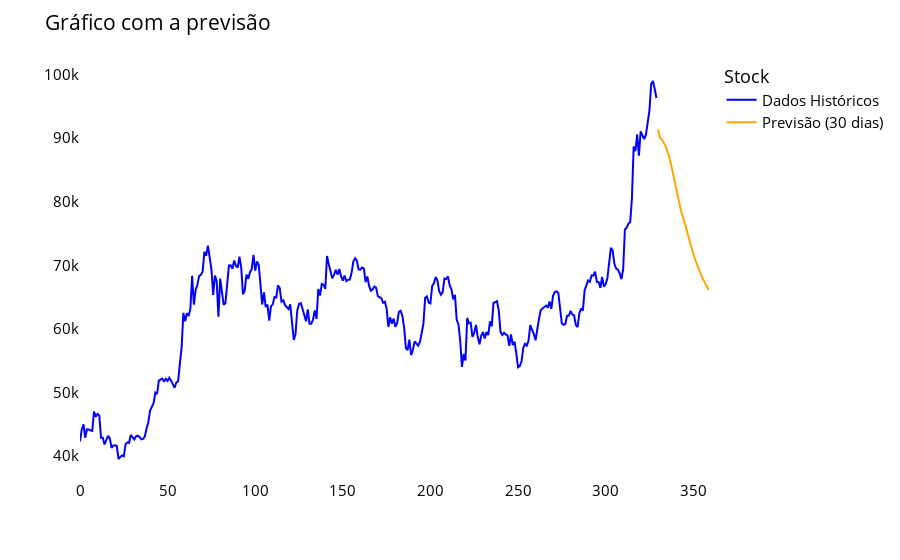

The notebook cell saved with this chart:
### Markdown cell above
<h2>Prevê o valor do Bitcoin para os proximos 30 dias</h2>

### Code cell
lstmdf = closed_date_df.tolist()
lstmdf.extend((np.array(lst_output).reshape(-1, 1)).tolist())
#recupera os valores originais de preço,
lstmdf = scaler.inverse_transform(lstmdf).reshape(1, -1).tolist()[0]

historical_data = lstmdf[:-30]  
forecast_data = lstmdf[-30:]   

grap = px.line(labels={"value": "Stock", "index": "Timestamp"})
grap.add_scatter(x=list(range(len(historical_data))), y=historical_data, mode='lines', name='Dados Históricos', line=dict(color='blue'))
grap.add_scatter(x=list(range(len(historical_data), len(lstmdf))), y=forecast_data, mode='lines', name='Previsão (30 dias)', line=dict(color='orange'))
grap.update_layout(
    title_text="Gráfico com a previsão",
    plot_bgcolor="white",
    font_size=15,
    font_color="black",
    legend_title_text="Stock"
)
grap.update_xaxes(showgrid=False)
grap.update_yaxes(showgrid=False)
grap.show()

### Figure 1 — Plotly figure (JSON) as saved in the notebook; plotly's stock layout.template omitted (floating-point values rounded to 4 significant figures; data arrays with more than 128 entries replaced by an {"elided": "..."} marker saying what was removed)
{"data": [{"hovertemplate": "<extra></extra>", "legendgroup": "", "line": {"color": "#636efa", "dash": "solid"}, "marker": {"symbol": "circle"}, "mode": "lines", "name": "", "orientation": "v", "showlegend": false, "type": "scatter", "xaxis": "x", "yaxis": "y"}, {"line": {"color": "blue"}, "mode": "lines", "name": "Dados Históricos", "type": "scatter", "x": {"elided": "330 int values"}, "y": {"elided": "330 float values"}}, {"line": {"color": "orange"}, "mode": "lines", "name": "Previsão (30 dias)", "type": "scatter", "x": [330, 331, 332, 333, 334, 335, 336, 337, 338, 339, 340, 341, 342, 343, 344, 345, 346, 347, 348, 349, 350, 351, 352, 353, 354, 355, 356, 357, 358, 359], "y": [91410.0, 90030.0, 89830.0, 89410.0, 88880.0, 88080.0, 87370.0, 86300.0, 84980.0, 83560.0, 82140.0, 80730.0, 79570.0, 78580.0, 77690.0, 76870.0, 75850.0, 74760.0, 73680.0, 72680.0, 71800.0, 70950.0, 70160.0, 69440.0, 68750.0, 68150.0, 67600.0, 67060.0, 66550.0, 66070.0]}], "layout": {"font": {"color": "black", "size": 15}, "legend": {"title": {"text": "Stock"}, "tracegroupgap": 0}, "margin": {"t": 60}, "plot_bgcolor": "white", "title": {"text": "Gráfico com a previsão"}, "xaxis": {"anchor": "y", "domain": [0, 1], "showgrid": false}, "yaxis": {"anchor": "x", "domain": [0, 1], "showgrid": false}}}
